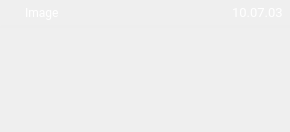
                 <widget class="QWidget" name="image_union_2" native="true">
                  <property name="minimumSize">
                   <size>
                    <width>0</width>
                    <height>132</height>
                   </size>
                  </property>
                  <property name="maximumSize">
                   <size>
                    <width>16777215</width>
                    <height>132</height>
                   </size>
                  </property>
                  <property name="layoutDirection">
                   <enum>Qt::LeftToRight</enum>
                  </property>
                  <property name="styleSheet">
                   <string notr="true">.clipboard_union{
	background-color: #585B64;
	border-radius: 5px;
}</string>
                  </property>
                  <property name="class" stdset="0">
                   <string>clipboard_union</string>
                  </property>
                  <layout class="QVBoxLayout" name="verticalLayout_12">
                   <property name="spacing">
                    <number>0</number>
                   </property>
                   <property name="leftMargin">
                    <number>0</number>
                   </property>
                   <property name="topMargin">
                    <number>0</number>
                   </property>
                   <property name="rightMargin">
                    <number>0</number>
                   </property>
                   <property name="bottomMargin">
                    <number>0</number>
                   </property>
                   <item>
                    <widget class="QWidget" name="union_info_5" native="true">
                     <property name="minimumSize">
                      <size>
                       <width>0</width>
                       <height>25</height>
                      </size>
                     </property>
                     <property name="maximumSize">
                      <size>
                       <width>16777215</width>
                       <height>25</height>
                      </size>
                     </property>
                     <property name="font">
                      <font>
                       <pointsize>8</pointsize>
                      </font>
                     </property>
                     <layout class="QHBoxLayout" name="horizontalLayout_10">
                      <property name="spacing">
                       <number>0</number>
                      </property>
                      <property name="leftMargin">
                       <number>0</number>
                      </property>
                      <property name="topMargin">
                       <number>0</number>
                      </property>
                      <property name="rightMargin">
                       <number>7</number>
                      </property>
                      <property name="bottomMargin">
                       <number>0</number>
                      </property>
                      <item>
                       <widget class="QLabel" name="label_15">
                        <property name="minimumSize">
                         <size>
                          <width>25</width>
                          <height>25</height>
                         </size>
                        </property>
                        <property name="maximumSize">
                         <size>
                          <width>25</width>
                          <height>25</height>
                         </size>
                        </property>
                        <property name="text">
                         <string/>
                        </property>
                        <property name="pixmap">
                         <pixmap>../sources/images/image-ico.svg</pixmap>
                        </property>
                       </widget>
                      </item>
                      <item>
                       <widget class="QLabel" name="label_16">
                        <property name="font">
                         <font>
                          <family>Roboto</family>
                          <weight>50</weight>
                          <bold>false</bold>
                         </font>
                        </property>
                        <property name="styleSheet">
                         <string notr="true">color: #FFFFFF;</string>
                        </property>
                        <property name="text">
                         <string>Image</string>
                        </property>
                       </widget>
                      </item>
                      <item>
                       <spacer name="horizontalSpacer_5">
                        <property name="orientation">
                         <enum>Qt::Horizontal</enum>
                        </property>
                        <property name="sizeHint" stdset="0">
                         <size>
                          <width>40</width>
                          <height>20</height>
                         </size>
                        </property>
                       </spacer>
                      </item>
                      <item>
                       <widget class="QLabel" name="label_17">
                        <property name="font">
                         <font>
                          <family>Roboto</family>
                          <pointsize>10</pointsize>
                         </font>
                        </property>
                        <property name="styleSheet">
                         <string notr="true">color: #FFFFFF;</string>
                        </property>
                        <property name="text">
                         <string>10.07.03</string>
                        </property>
                       </widget>
                      </item>
                     </layout>
                    </widget>
                   </item>
                   <item>
                    <widget class="Line" name="line_5">
                     <property name="minimumSize">
                      <size>
                       <width>290</width>
                       <height>3</height>
                      </size>
                     </property>
                     <property name="maximumSize">
                      <size>
                       <width>290</width>
                       <height>3</height>
                      </size>
                     </property>
                     <property name="styleSheet">
                      <string notr="true">background-color: #EEEEEE;
border-radius: 1px;</string>
                     </property>
                     <property name="orientation">
                      <enum>Qt::Horizontal</enum>
                     </property>
                    </widget>
                   </item>
                   <item>
                    <widget class="QWidget" name="union_data_5" native="true">
                     <layout class="QHBoxLayout" name="horizontalLayout_11">
                      <property name="spacing">
                       <number>5</number>
                      </property>
                      <property name="leftMargin">
                       <number>6</number>
                      </property>
                      <property name="topMargin">
                       <number>6</number>
                      </property>
                      <property name="rightMargin">
                       <number>6</number>
                      </property>
                      <property name="bottomMargin">
                       <number>6</number>
                      </property>
                      <item>
                       <widget class="QLabel" name="text_5">
                        <property name="minimumSize">
                         <size>
                          <width>0</width>
                          <height>0</height>
                         </size>
                        </property>
                        <property name="maximumSize">
                         <size>
                          <width>16777215</width>
                          <height>16777215</height>
                         </size>
                        </property>
                        <property name="font">
                         <font>
                          <family>DejaVu Sans</family>
                          <pointsize>12</pointsize>
                         </font>
                        </property>
                        <property name="styleSheet">
                         <string notr="true">color: #FFFFFF;</string>
                        </property>
                        <property name="text">
                         <string/>
                        </property>
                        <property name="alignment">
                         <set>Qt::AlignLeading|Qt::AlignLeft|Qt::AlignTop</set>
                        </property>
                        <property name="wordWrap">
                         <bool>true</bool>
                        </property>
                       </widget>
                      </item>
                     </layout>
                    </widget>
                   </item>
                  </layout>
                 </widget>
